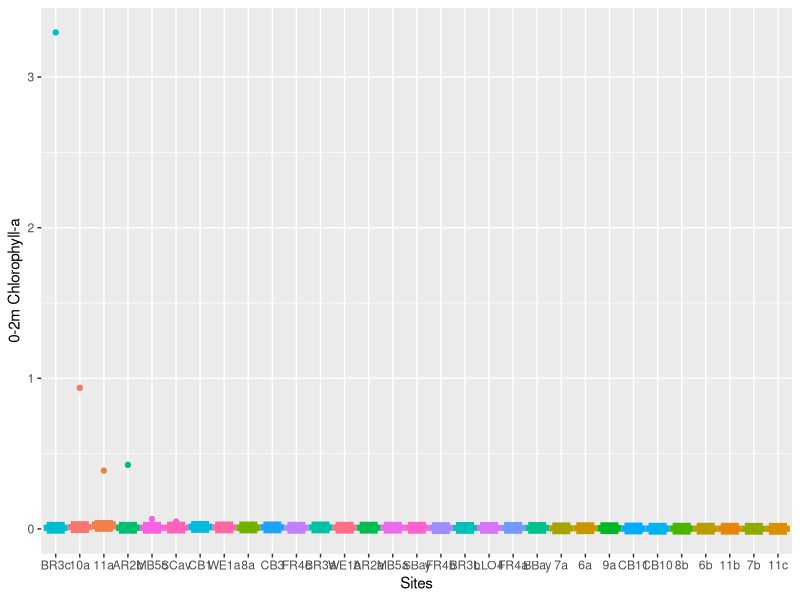
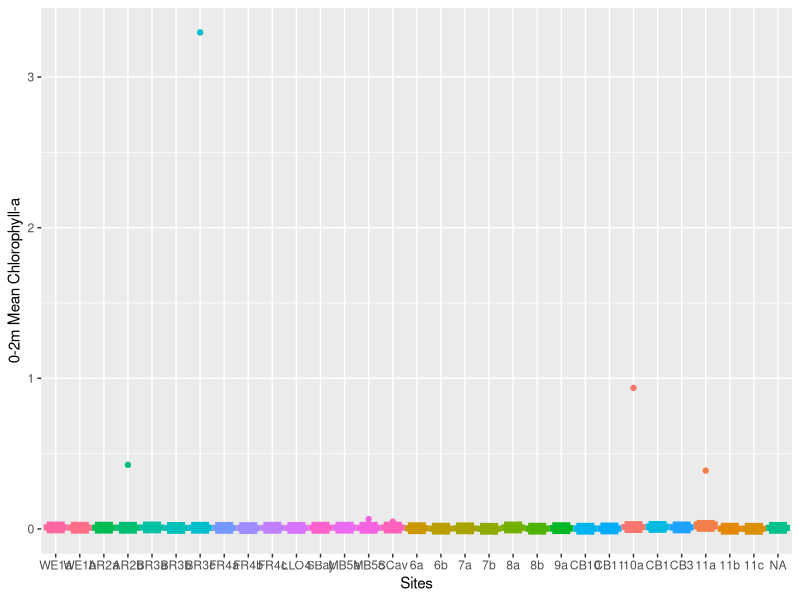
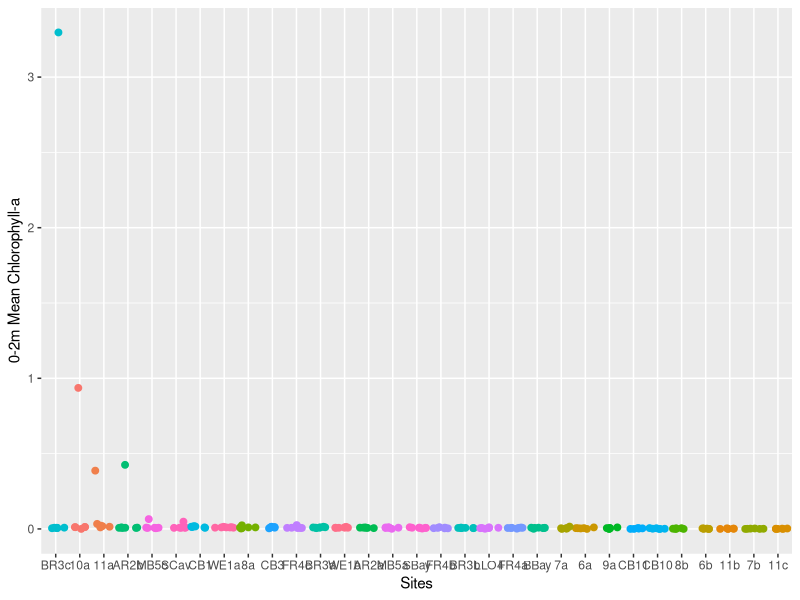
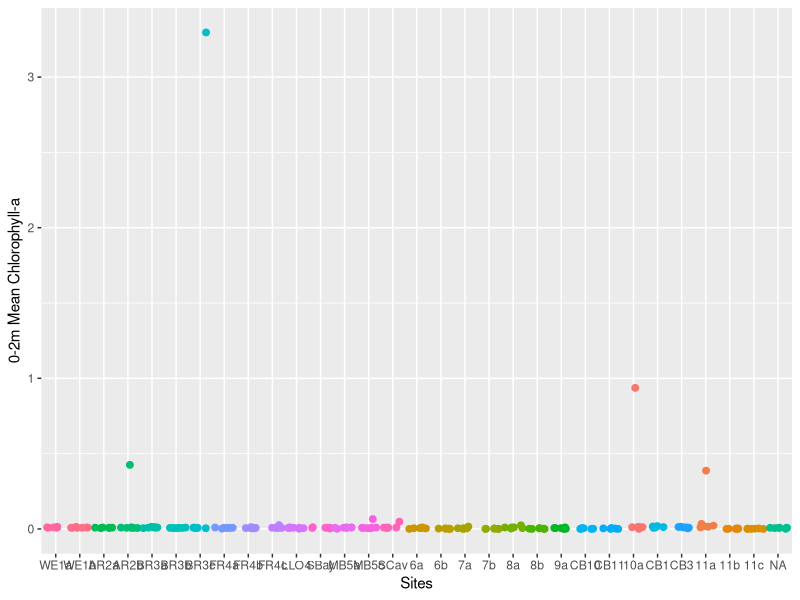
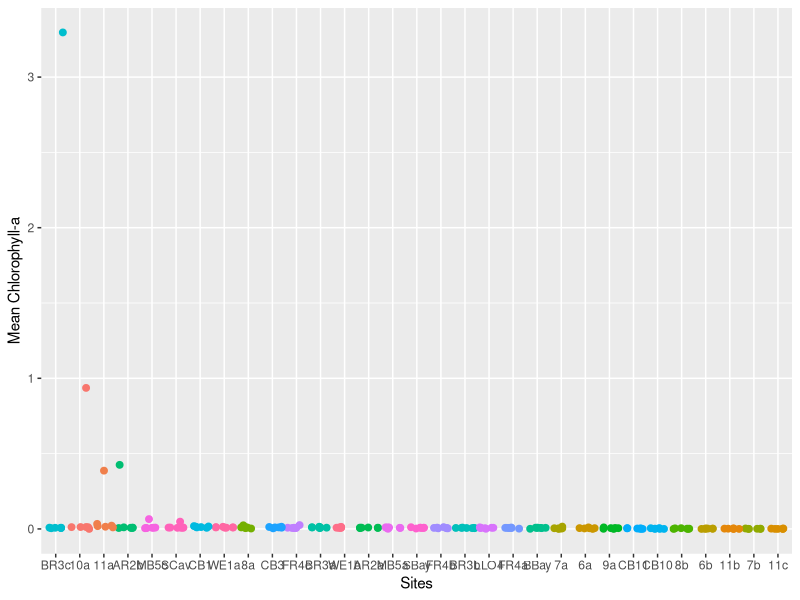
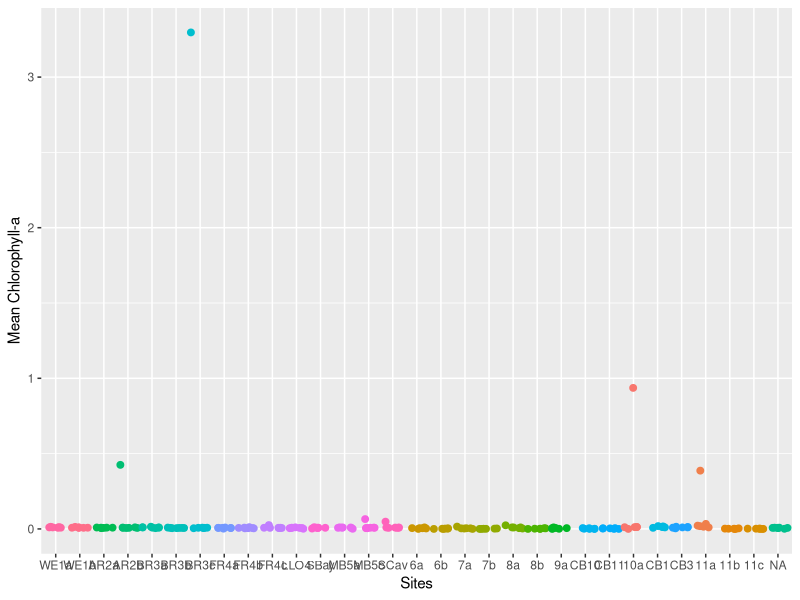

R code for these plots, in order:
## ---- chunk 1
## Generally you will not edit this chunk at all.
knitr::opts_chunk$set(echo=TRUE,fig.width=14,fig.height=5,comment="#R>")
library(tidyverse)
library(lubridate)
library(magrittr)
## ---- chunk 2
d <- read_csv("LLO_Burke_TROLL_21.csv") %>%
  mutate(Date=as.Date(Date,format="%m/%d/%y"))
## ---- chunk 3
chla <- d %>%
  select(Site,Date,m,Chla) %>%
  filter(m<=2) %>%
  na.omit(chla)
ch_sum <- chla %>%
  group_by(Site,Date) %>%
  summarize(n=n(),
            mn_Chla=mean(Chla,na.rm=TRUE),
            sd_Chla=sd(Chla,na.rm=TRUE)) %>%
  ungroup() %>%
  arrange(factor(Site, levels = c('WE1a', 'WE1b', 'AR2a', 'AR2b', 'BR3a', 'BR3b', 'BR3c',"FR4a","FR4b","FR4c","Bbay","LLO4","SBay","MB5a","MB5c","SCav","6a","6b","7a","7b","8a","8b","9a","CB10","CB11","10a","CB1","CB3","11a","11b","11c")))
ch_sum

ch2 <- chla %>%
  select(Site,Date,m,Chla) %>%
  na.omit(ch2)
ch2_sum <- ch2 %>%
  group_by(Site,Date) %>%
  summarize(n=n(),
            mn_Chla=mean(Chla,na.rm=TRUE),
            sd_Chla=sd(Chla,na.rm=TRUE)) %>%
  ungroup() %>%
   arrange(factor(Site, levels = c('WE1a', 'WE1b', 'AR2a', 'AR2b', 'BR3a', 'BR3b', 'BR3c',"FR4a","FR4b","FR4c","Bbay","LLO4","SBay","MB5a","MB5c","SCav","6a","6b","7a","7b","8a","8b","9a","CB10","CB11","10a","CB1","CB3","11a","11b","11c")))
ch2_sum

## ---- chunk 4
ggplot(ch_sum, aes(x = reorder(Site, -mn_Chla),y= mn_Chla,color = Site)) +
  geom_boxplot(data = ch_sum, aes(y = mn_Chla), size = 2) +
  labs(x="Sites",y="0-2m Chlorophyll-a") +
  theme(legend.position = "none") 

ggplot(ch_sum, aes(x = factor(Site,level = c('WE1a', 'WE1b', 'AR2a', 'AR2b', 'BR3a', 'BR3b', 'BR3c',"FR4a","FR4b","FR4c","Bbay","LLO4","SBay","MB5a","MB5c","SCav","6a","6b","7a","7b","8a","8b","9a","CB10","CB11","10a","CB1","CB3","11a","11b","11c")),y= mn_Chla,color = Site)) +
  geom_boxplot(data = ch_sum, aes(y = mn_Chla), size = 2) +
  labs(x="Sites",y="0-2m Mean Chlorophyll-a") +
  theme(legend.position = "none")
## ---- chunk 5
ggplot(ch_sum, aes(x = reorder(Site, -mn_Chla),y= mn_Chla,color = Site)) +
  geom_jitter(data = ch_sum, aes(y = mn_Chla), size = 2) +
  labs(x="Sites",y="0-2m Mean Chlorophyll-a") +
  theme(legend.position = "none")

ggplot(ch_sum, aes(x = factor(Site,level = c('WE1a', 'WE1b', 'AR2a', 'AR2b', 'BR3a', 'BR3b', 'BR3c',"FR4a","FR4b","FR4c","Bbay","LLO4","SBay","MB5a","MB5c","SCav","6a","6b","7a","7b","8a","8b","9a","CB10","CB11","10a","CB1","CB3","11a","11b","11c")),y= mn_Chla,color = Site)) +
  geom_jitter(data = ch_sum, aes(y = mn_Chla), size = 2) +
  labs(x="Sites",y="0-2m Mean Chlorophyll-a") +
  theme(legend.position = "none")
## ---- chunk 6
ggplot(ch2_sum, aes(x = reorder(Site, -mn_Chla),y= mn_Chla,color = Site)) +
  geom_jitter(data = ch2_sum, aes(y = mn_Chla), size = 2) +
  labs(x="Sites",y="Mean Chlorophyll-a") +
  theme(legend.position = "none")

ggplot(ch2_sum, aes(x = factor(Site,level = c('WE1a', 'WE1b', 'AR2a', 'AR2b', 'BR3a', 'BR3b', 'BR3c',"FR4a","FR4b","FR4c","Bbay","LLO4","SBay","MB5a","MB5c","SCav","6a","6b","7a","7b","8a","8b","9a","CB10","CB11","10a","CB1","CB3","11a","11b","11c")),y= mn_Chla,color = Site)) +
  geom_jitter(data = ch2_sum, aes(y = mn_Chla), size = 2) +
  labs(x="Sites",y="Mean Chlorophyll-a") +
  theme(legend.position = "none")
